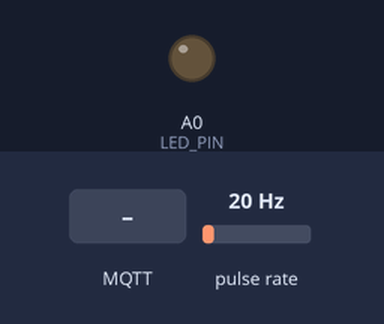
The sketch below on a simulated ESP8266 (NodeMCU). Shown: output pins drawn as LEDs (lit = HIGH). Wiring (inferred from the names in the program): pulse sensor: data GPIO 27. Inputs (shaded band) come from the test bench; at power-on: pulse rate 20 Hz. WiFi joins after 1.5 s; servers stay silent unless stated; no MQTT or app messages arrive unless stated; what the sketch prints to the serial monitor is not drawn.

Above: at 0.1 s.
At 2.7 s:
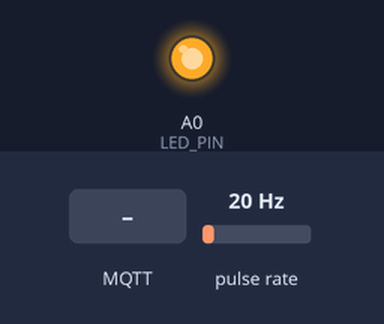
2.8 s: MQTT message "5" arrives on the first subscribed topic
Timing chart, 0 to 5.8 s (numbered marks = the images above; inputs shaded):
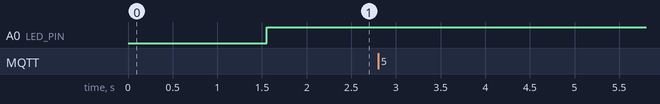

The sketch:

felixlmqrz_water-flow-monitor__9af29b96__main.ino
```cpp
/*
  Water Flow Monitor (ESP32 + MQTT)
  Measures water usage via YF-S201 sensor and sends data to MQTT broker.
  LED indicates when total consumption exceeds a defined limit.
*/

#include <ESP8266WiFi.h>
#include <PubSubClient.h>

// Wi-Fi
const char* WIFI_SSID     = "SSID";
const char* WIFI_PASSWORD = "PASSWORD";

// MQTT
const char* MQTT_BROKER   = "mqtt.eclipseprojects.io";
const int   MQTT_PORT     = 1883;
const char* MQTT_CLIENT_ID = "waterFlowMonitor";

// MQTT Topics
#define TOPIC_SUB_LIMIT      "waterFlowMonitor/limit"
#define TOPIC_PUB_FLOW_RATE  "waterFlowMonitor/flowRate"
#define TOPIC_PUB_ML         "waterFlowMonitor/flowML"
#define TOPIC_PUB_TOTAL_ML   "waterFlowMonitor/totalML"

// Pins
#define SENSOR_PIN 27
#define LED_PIN    17

WiFiClient wifiClient;
PubSubClient MQTT(wifiClient);

// Flow data
volatile unsigned int pulseCount = 0;
float flowRate = 0.0;
unsigned int flowML = 0;
unsigned long totalML = 0;
unsigned long flowLimit = 0;
unsigned long lastTime = 0;

// Count sensor pulses
void IRAM_ATTR countPulse() {
    pulseCount++;
}

void connectWiFi() {
    if (WiFi.status() == WL_CONNECTED) {
        return;
    }
    Serial.print("Connecting to Wi-Fi: ");
    Serial.println(WIFI_SSID);
    WiFi.begin(WIFI_SSID, WIFI_PASSWORD);
    while (WiFi.status() != WL_CONNECTED) {
        delay(100);
        Serial.print(".");
    }
    Serial.println("\nWiFi connected: " + WiFi.localIP().toString());
}

void mqttCallback(char* topic, byte* payload, unsigned int length) {
    String message = "";
    for (unsigned int i = 0; i < length; i++) {
        message += (char)payload[i];
    }
    if (String(topic) == TOPIC_SUB_LIMIT) {
        flowLimit = message.toInt();
        Serial.println("New limit: " + String(flowLimit) + " mL");
    }
}

void connectMQTT() {
    while (!MQTT.connected()) {
        Serial.print("Connecting to MQTT broker...");
        if (MQTT.connect(MQTT_CLIENT_ID)) {
            Serial.println(" connected.");
            MQTT.subscribe(TOPIC_SUB_LIMIT);
        } else {
            Serial.println(" failed. Retrying in 2s...");
            delay(2000);
        }
    }
}

void setup() {
    Serial.begin(115200);

    pinMode(SENSOR_PIN, INPUT_PULLUP);
    pinMode(LED_PIN, OUTPUT);

    attachInterrupt(digitalPinToInterrupt(SENSOR_PIN), countPulse, FALLING);

    connectWiFi();
    MQTT.setServer(MQTT_BROKER, MQTT_PORT);
    MQTT.setCallback(mqttCallback);
}

void loop() {
    if (!MQTT.connected()) {
        connectMQTT();
    }
    connectWiFi();

    unsigned long now = millis();

    if (now - lastTime > 1000) {

        flowRate = (1000.0 / (now - lastTime)) * pulseCount;

        pulseCount = 0;
        lastTime = now;

        flowML = (flowRate / 60) * 1000;

        totalML += flowML;

        digitalWrite(LED_PIN, totalML > flowLimit ? HIGH : LOW);

        Serial.printf("Flow: %.2f L/min, %d mL/s, Total: %lu mL\n", flowRate, flowML, totalML);

        MQTT.publish(TOPIC_PUB_FLOW_RATE, String(flowRate, 2).c_str());
        MQTT.publish(TOPIC_PUB_ML, String(flowML).c_str());
        MQTT.publish(TOPIC_PUB_TOTAL_ML, String(totalML).c_str());
    }

    MQTT.loop();
}
```

Measured:
- after the input at 2.8 s, every drawn part: stays the same
